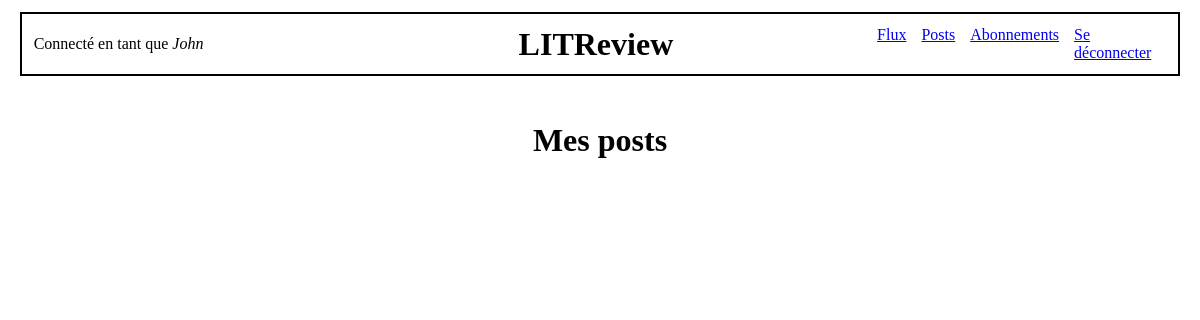
Before: /post_list/ (signed in) with the older database file.
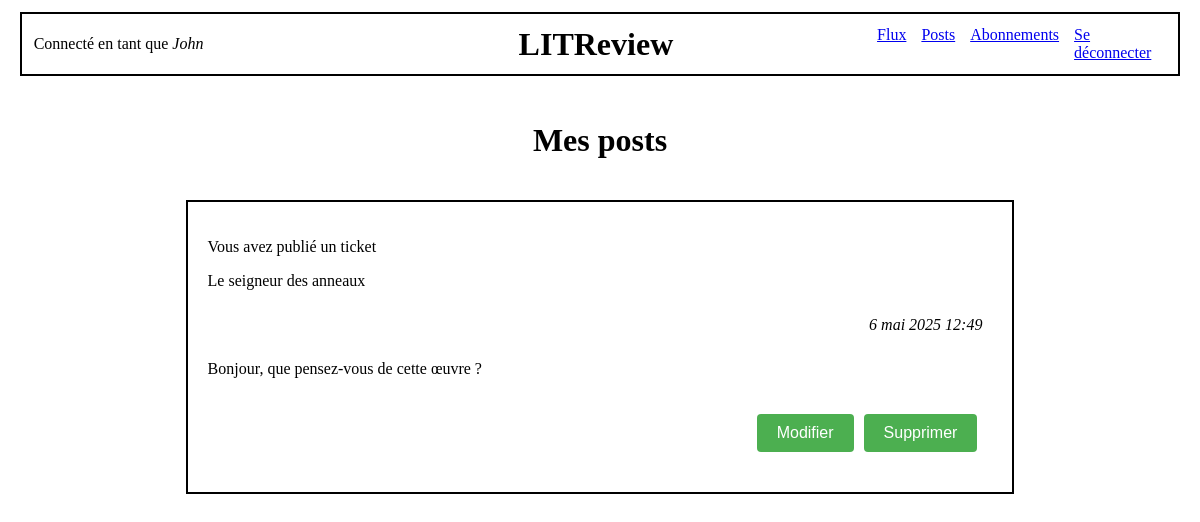
After: the same page with the newer database file.
### appli/models.py (models this page shows)
class Ticket(models.Model):
    title = models.CharField(max_length=128)
    description = models.TextField(max_length=2048)
    user = models.ForeignKey(
        to=settings.AUTH_USER_MODEL, on_delete=models.CASCADE)
    image = models.ImageField(null=True, blank=True)
    time_created = models.DateTimeField(auto_now_add=True)

### appli/views.py (the view)
# urls.py: path('post_list/', appli.views.post_list, name='post_list'),
@login_required
def post_list(request):
    current_user = request.user
    tickets = models.Ticket.objects.all()
    reviews = models.Review.objects.all()
    tickets = models.Ticket.objects.filter(
        Q(user=current_user)   # Tickets créés par l'utilisateur connecté
    ).order_by('-time_created')
    reviews = models.Review.objects.filter(
        Q(user=current_user)   # Reviews crééss par l'utilisateur connecté
    ).order_by('-time_created')
    posts = list(chain(tickets, reviews))
    posts.sort(key=lambda x: x.time_created, reverse=True)
    context = {
        'posts': posts,
    }
    return render(request, 'appli/post_list.html', context=context)

### appli/templatetags/custom_filters.py (called while the page is built)
@register.filter
def get_class(value):
    return value.__class__.__name__

### appli/templates/appli/post_list.html (shortened to what this page needs)
{% extends 'base_connected.html' %}
{% load custom_filters %}
{% block content %}
    <div class="center">
        <h1>Mes posts</h1>
    </div>
    {% for post in posts %}
        {% if post|get_class == 'Ticket' %}
            <div class="div_border">
                <p>Vous avez publié un ticket</p>
                <p>{{ post.title }}</p>
                <p class="align-right"><i>{{ post.time_created }}</i></p>
                <p>{{ post.description }}</p>
                <div class="align-right">
                    <a href="{% url 'edit_ticket' post.id %}" class="button">Modifier</a>
                    <a href="{% url 'delete_ticket' post.id %}" class="button">Supprimer</a>
                </div>
            </div>
        {% endif %}
    {% endfor %}
{% endblock content %}

Changed rows visible on the page:
added Ticket: title "Le seigneur des anneaux", time_created "6 mai 2025 12:49", description "Bonjour, que pensez-vous de cette œuvre ?"
